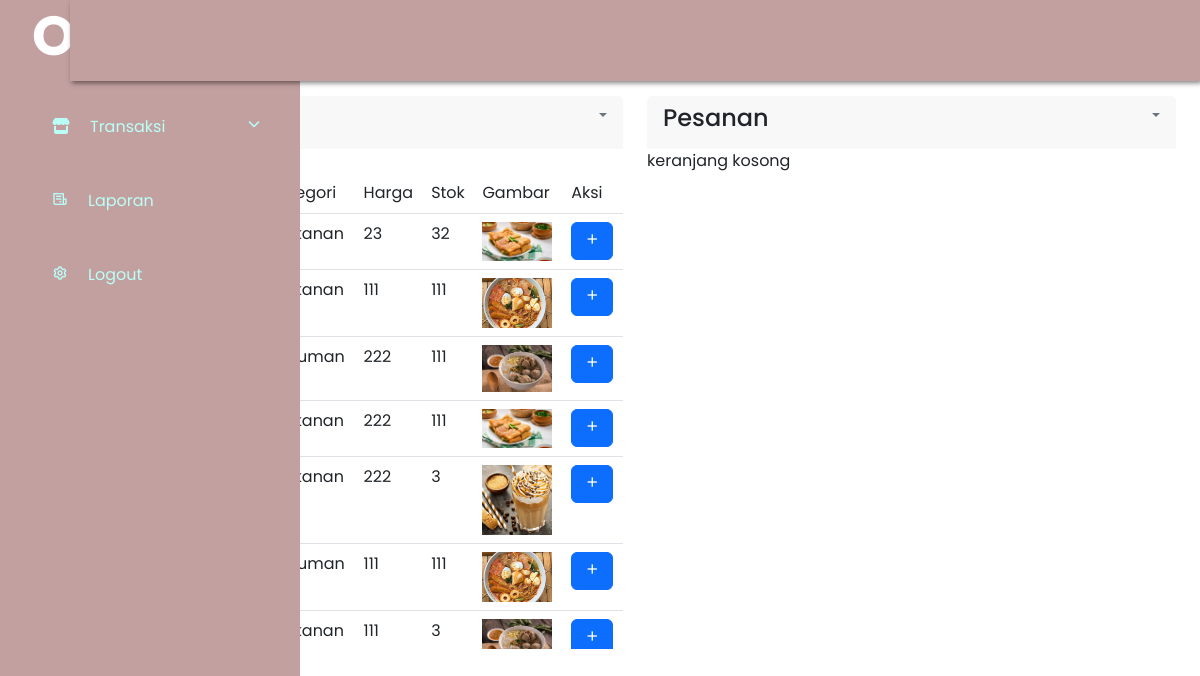
The app's page /kasir/index.php with its own data.
### tables this page shows
CREATE TABLE `menus` (
  `id` int(11) NOT NULL,
  `nama_menu` varchar(100) NOT NULL,
  `harga` int(100) NOT NULL,
  `gambar` text NOT NULL,
  `stock` int(11) NOT NULL,
  `kategori_id` int(11) NOT NULL
);

CREATE TABLE `kategoris` (
  `id` int(11) NOT NULL,
  `nama` varchar(100) NOT NULL
);

### kasir/menu.php (the view, shortened to what this page needs)
<div class="row mt-4 pt-4">
    <div class="col-md-6">
        <div class="card border-0 card-h-100">
            <div class="card-header border-0 d-flex justify-content-between">
                <h4 class="d-inline">
                <div class="dropdown">
                    <a href="" class="dropdown-toggle no-arrow text-secondary" role="button" data-bs-toggle="dropdown" aria-haspopup="true" aria-expanded="false">
                    </a>
                </div>
            </div>
            <div class=" h-50 table-wrapper-scroll-y my-custom-scrollbar">
                <table class="table mt-4">
                    <thead>
                        <tr>
                            <td>No</td>
                            <td>Nama Produk</td>
                            <td>Kategori</td>
                            <td>Harga</td>
                            <td>Stok</td>
                            <td>Gambar</td>
                            <td>Aksi</td>
                        </tr>
                    </thead>
                    <?php
                    $sql = "SELECT * FROM kategoris
                    INNER JOIN menus
                    ON kategoris.id = menus.kategori_id  ";
                    $result = $conn->query($sql);
                    $no = 1;
                    while ($row=$result->fetch_assoc()){
                    ?>
                        <tr>
                            <td><?php echo $no++ ?></td>
                            <td><?php echo $row["nama_menu"]?></td>
                            <td><?php echo $row["nama"]?></td>
                            <td><?php echo $row["harga"]?></td>
                            <td><?php echo $row["stock"]?></td>
                            <td><img width="70" src="../image/<?php echo $row["gambar"]?>" alt=""></td>
                            <td>
                            <a href="keranjang_belanja.php?id=<?php echo $row['id'] ?>">
                                <button class="btn btn-primary">
                                    <i class='bx bx-plus'></i>
                                </button>
                            </a>
                            </td>
                        </tr>
                    <?php
                    }
                    ?>
                </table>
            </div>
        </div>
    </div>
    <div class="col-md-6">
    <div class="card border-0 card-h-100">
        <div class="card-header border-0 d-flex justify-content-between">
            <h4 class="d-inline">
                Pesanan
            <div class="dropdown">
                <a href="" class="dropdown-toggle no-arrow text-secondary" role="button" data-bs-toggle="dropdown" aria-haspopup="true" aria-expanded="false">
                </a>
            </div>
        </div>
        <?php if (isset($_SESSION['keranjang'] )): ?>
            <table class="table table-bordered">
                <thead>
                    <tr>
                        <th>No</th>
                        <th>Nama Masakan</th>
                        <th>Harga</th>
                        <th>Jumlah</th>
                        <th>Subharga</th>
                        <th>Aksi</th>
                    </tr>
                </thead>
                <tbody>
                    <?php
                    $no = 1;
                    $total_bayar = 0;
                    ?>
                    <?php foreach ($_SESSION["keranjang"] as $id_menu => $jumlah): ?>
                    <?php
                        $ambil = $conn->query("SELECT * FROM menus WHERE id = '$id_menu'");
                        $pecah = $ambil->fetch_assoc();
                        $Subharga = $pecah['harga'] * $jumlah;
                    ?>
                    <tr>
                        <td><?php echo $no++ ?></td>
                        <td><?php echo $pecah['nama_menu'];?></td>
                        <td>Rp.<?php echo number_format ($pecah['harga']);?></td>
                        <td><?php echo $jumlah;?></td>
                        <td>Rp.<?php echo number_format($Subharga);?></td>
                        <td>
                            <input type="hidden" name="harga" value="<?php echo $row['harga'] ?>">
                            <a href="keranjang_delete.php?id=<?php echo $pecah['id'] ?>" class="text-danger">
                                    <i class='bx bx-trash' ></i>
                            </a>
                        </td>
                    </tr>
                    <?php $total_bayar+=$Subharga ?>
                    <?php endforeach ?>
                </tbody>
                <tfoot>
                    <tr>
                        <th colspan="4">Total Bayar</th>
                        <th colspan="4">Rp. <?php echo number_format($total_bayar) ?></th>
                    </tr>
                </tfoot>
            </table>
            <form action="keranjang_save.php" method="post">
            <div class="input-group mb-3">
                <div class="input-group-prepend">
                    <span class="input-group-text" id="basic-addon1">Nama</span>
                </div>
                <input type="text" class="form-control" name="nama_pelanggan">
                <input type="hidden" class="form-control" name="total" value="<?php echo $total_bayar ?>">
            </div>
            <div class="input-group mb-3">
                <div class="input-group-prepend">
                    <span class="input-group-text" id="basic-addon1">No Meja</span>
                </div>
                <select class="form-control" name="table_id">
                <?php $query_meja = $conn->query("SELECT * FROM tables WHERE status='kosong'") ?>
                <?php while($meja = $query_meja->fetch_assoc()) : ?>
                    <option value="<?php echo $meja['id'] ?>"><?php echo $meja['table_nama'] ?></option>
                <?php endwhile ?>
                </select>
            </div>
            <div class="input-group mb-3">
                <div class="input-group-prepend">
                    <span class="input-group-text" id="basic-addon1">Pelayan</span>
                </div>
                <select class="form-control" name="pelayan_id">
                <?php $query_pelayan = $conn->query("SELECT * FROM Pelayans") ?>
                <?php while($pelayan = $query_pelayan->fetch_assoc()) : ?>
                    <option value="<?php echo $pelayan['id'] ?>"><?php echo $pelayan['pelayan_nama'] ?></option>
                <?php endwhile ?>
                </select>
            </div>
            <button class="btn btn-dark" name="keranjangsave" type="submit">Simpan</button>
            </form>
            <?php else : ?>
                keranjang kosong
            <?php endif ?>
    </div>
</div>

### style.css (style rules this page uses)
* { padding: 0; margin: 0; box-sizing: border-box; list-style-type: none; text-decoration: none; font-family: "Poppins", sans-serif; }
.my-custom-scrollbar { position: relative; overflow: auto; max-height: 500px; }
.table-wrapper-scroll-y { display: block; }

### records on screen
menus: kategori.nama "Makanan", harga "23", stock "32", gambar (picture)
menus: kategori.nama "Makanan", harga "111", stock "111", gambar (picture)
menus: kategori.nama "Minuman", harga "222", stock "111", gambar (picture)
menus: kategori.nama "Makanan", harga "222", stock "111", gambar (picture)
menus: kategori.nama "Makanan", harga "222", stock "3", gambar (picture)
menus: kategori.nama "Minuman", harga "111", stock "111", gambar (picture)
menus: kategori.nama "Makanan", harga "111", stock "3", gambar (picture)
